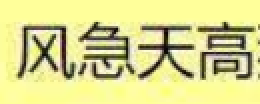
#> input picture 05-验证码处理/爬虫进阶7验证码处理/a7/6.png, 130 x 52 px (shown 2 times larger)
$ python pytesseract_test1.py
#> lines starting #> are read from the running program, lines starting #| are printed output that depends on the picture; after the words box and inside, x2 and y2 are one past the last pixel; in counts of white or black regions, pixels touching at a corner belong together
#!/usr/bin/env python
# -*- coding: utf-8 -*-
__author__ = 'Terry'
import pytesseract
from PIL import Image

def get_bin_table(threshold=230):
    # 获取灰度转二值的映射table
    table = []
    for i in range(256):
        if i < threshold:
            table.append(0)
        else:
            table.append(1)
    return table

image = Image.open("6.png")
#> image is the input picture: PIL image 130x52 RGB; mean R, G, B 216, 214.4, 141
imgry = image.convert('L')  # 转化为灰度图
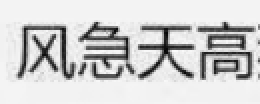
#> imgry: PIL image 130x52 L (shown 2 times larger); min 5, max 252, mean 206.4
table = get_bin_table()
out = imgry.point(table, '1')
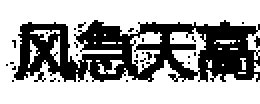
#> out: PIL image 130x52 1 (shown 2 times larger); 65.7% white; 28 black regions (27 under 20 px), largest, box (x1, y1, x2, y2) and area: (7, 10, 130, 41) 2253

#> (the run stopped early here; a loop or call above may not have finished)

$ run again, with 05-验证码处理/爬虫进阶7验证码处理/a7/1.png copied over 05-验证码处理/爬虫进阶7验证码处理/a7/6.png
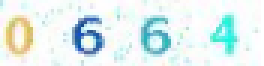
#> input picture 05-验证码处理/爬虫进阶7验证码处理/a7/1.png, 88 x 22 px (shown 3 times larger)
#> image is the input picture: PIL image 88x22 RGB; mean R, G, B 225.3, 240.2, 239
#> `imgry = image.convert('L')`:
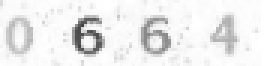
#> imgry: PIL image 88x22 L (shown 3 times larger); min 65, max 255, mean 235.6
#> `out = imgry.point(table, '1')`:
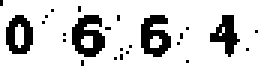
#> out: PIL image 88x22 1 (shown 3 times larger); 81.5% white; 25 black regions (21 under 20 px), largest, box (x1, y1, x2, y2) and area: (24, 5, 35, 19) 98, (47, 5, 57, 19) 90, (2, 5, 11, 18) 75, (70, 5, 80, 19) 68

$ run again, with 05-验证码处理/爬虫进阶7验证码处理/a7/3.png copied over 05-验证码处理/爬虫进阶7验证码处理/a7/6.png
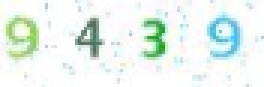
#> input picture 05-验证码处理/爬虫进阶7验证码处理/a7/3.png, 88 x 29 px (shown 3 times larger)
#> image is the input picture: PIL image 88x29 RGB; mean R, G, B 232.3, 243.4, 238
#> `imgry = image.convert('L')`:
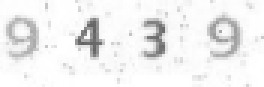
#> imgry: PIL image 88x29 L (shown 3 times larger); min 99, max 255, mean 239.5
#> `out = imgry.point(table, '1')`:
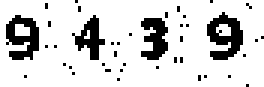
#> out: PIL image 88x29 1 (shown 3 times larger); 83.5% white; 41 black regions (37 under 20 px), largest, box (x1, y1, x2, y2) and area: (69, 4, 81, 20) 111, (2, 5, 13, 20) 101, (47, 6, 56, 20) 85, (24, 5, 35, 20) 74

$ run again, with 05-验证码处理/爬虫进阶7验证码处理/a7/7.png copied over 05-验证码处理/爬虫进阶7验证码处理/a7/6.png
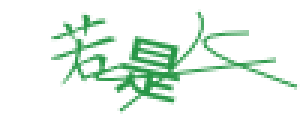
#> input picture 05-验证码处理/爬虫进阶7验证码处理/a7/7.png, 100 x 40 px (shown 3 times larger)
#> image is the input picture: PIL image 100x40 RGB; mean R, G, B 230.8, 243.2, 234.2
#> `imgry = image.convert('L')`:
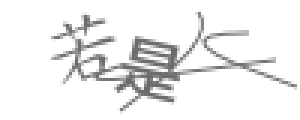
#> imgry: PIL image 100x40 L (shown 3 times larger); min 108, max 255, mean 238.5
#> `out = imgry.point(table, '1')`:
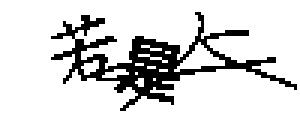
#> out: PIL image 100x40 1 (shown 3 times larger); 84.1% white; black in thin lines or dots, all inside (x1, y1, x2, y2) = (17, 4, 99, 37)
